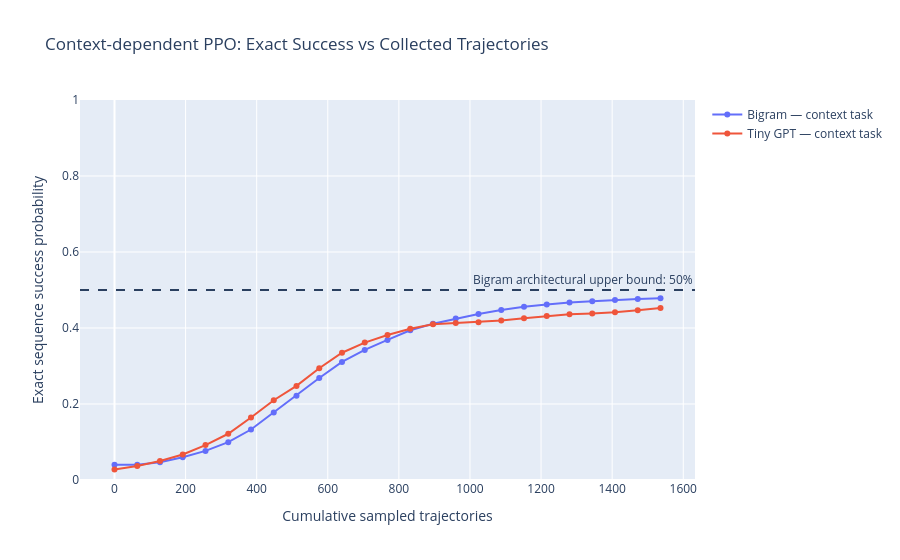

Notebook code cell kept with this figure:
### Code cell
# Plot exact policy success and the proven Bigram bound vs samples.

comparison_figure = go.Figure()

comparison_figure.add_scatter(
    x=bigram_context_history["samples"],
    y=bigram_context_history["success_probability"],
    mode="lines+markers",
    name="Bigram — context task",
)

comparison_figure.add_scatter(
    x=gpt_context_history["samples"],
    y=gpt_context_history["success_probability"],
    mode="lines+markers",
    name="Tiny GPT — context task",
)

comparison_figure.add_hline(
    y=0.5,
    line_dash="dash",
    annotation_text="Bigram architectural upper bound: 50%",
)

comparison_figure.update_layout(
    title="Context-dependent PPO: Exact Success vs Collected Trajectories",
    xaxis_title="Cumulative sampled trajectories",
    yaxis_title="Exact sequence success probability",
    yaxis_range=[0.0, 1.0],
    hovermode="x unified",
)

comparison_figure.show()

### Figure 1 — Plotly figure (JSON) as saved in the notebook; plotly's stock layout.template omitted (floating-point values rounded to 4 significant figures)
{"data": [{"mode": "lines+markers", "name": "Bigram — context task", "type": "scatter", "x": [0, 64, 128, 192, 256, 320, 384, 448, 512, 576, 640, 704, 768, 832, 896, 960, 1024, 1088, 1152, 1216, 1280, 1344, 1408, 1472, 1536], "y": [0.04, 0.0402, 0.04659, 0.06007, 0.07659, 0.09949, 0.1329, 0.1776, 0.2214, 0.2685, 0.3107, 0.3424, 0.3687, 0.3941, 0.4114, 0.4251, 0.437, 0.4473, 0.4557, 0.4619, 0.4673, 0.4703, 0.4738, 0.4766, 0.4784]}, {"mode": "lines+markers", "name": "Tiny GPT — context task", "type": "scatter", "x": [0, 64, 128, 192, 256, 320, 384, 448, 512, 576, 640, 704, 768, 832, 896, 960, 1024, 1088, 1152, 1216, 1280, 1344, 1408, 1472, 1536], "y": [0.02774, 0.03707, 0.05021, 0.06713, 0.09197, 0.1217, 0.1643, 0.2099, 0.2477, 0.294, 0.335, 0.3616, 0.3817, 0.3982, 0.4097, 0.413, 0.4154, 0.4199, 0.4258, 0.4318, 0.4364, 0.4383, 0.4413, 0.4469, 0.4524]}], "layout": {"annotations": [{"showarrow": false, "text": "Bigram architectural upper bound: 50%", "x": 1, "xanchor": "right", "xref": "x domain", "y": 0.5, "yanchor": "bottom", "yref": "y"}], "hovermode": "x unified", "shapes": [{"line": {"dash": "dash"}, "type": "line", "x0": 0, "x1": 1, "xref": "x domain", "y0": 0.5, "y1": 0.5, "yref": "y"}], "title": {"text": "Context-dependent PPO: Exact Success vs Collected Trajectories"}, "xaxis": {"title": {"text": "Cumulative sampled trajectories"}}, "yaxis": {"range": [0, 1], "title": {"text": "Exact sequence success probability"}}}}
